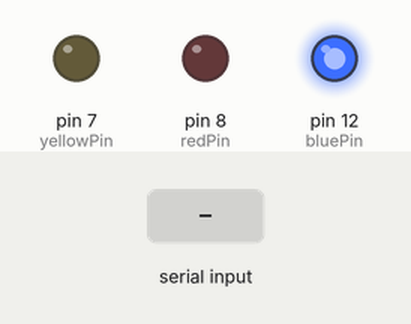
Simulated run of this sketch. Board: Arduino Uno, built with avr-gcc and run on an emulated ATmega328P. Parts: output pins drawn as LEDs (lit = HIGH). Inputs (shaded band) come from the test bench.

Above: at 1.2 s.
1.3 s: "Y" received over Serial
At 2.1 s:
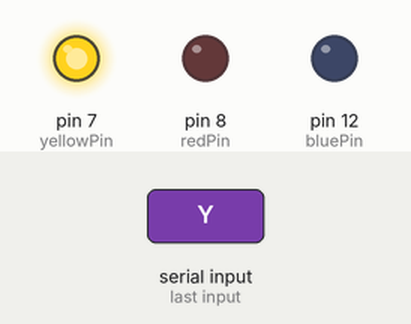
2.8 s: "R" received over Serial
At 3.3 s:
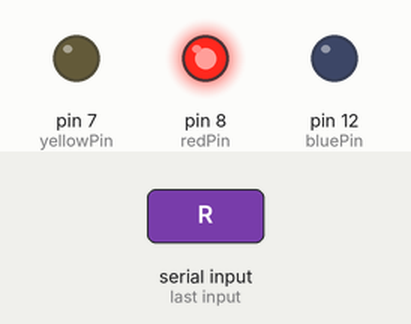
4.3 s: "B" received over Serial
At 5.6 s:
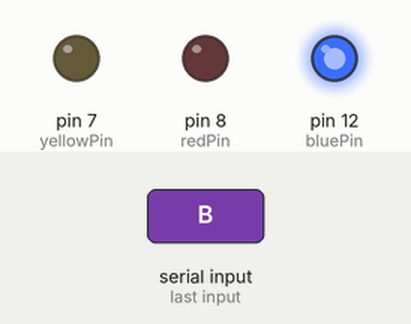
Timing chart, 0 to 7.3 s (numbered marks = the images above; inputs shaded):
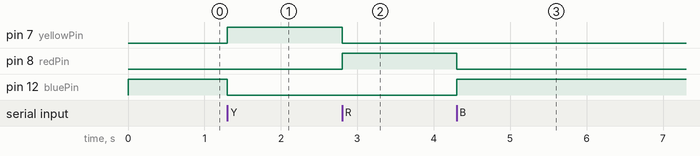

The sketch:

EMG_LEDs.ino
```cpp
/* Code to turn the LEDS on or off depending on received serial commands. Modified from Arduino examples. */

int incomingByte; // variable to read serial data into

int redPin = 8;
int yellowPin = 7;
int bluePin = 12;

void setup() {

  // initialize serial communication
  Serial.begin(9600);

  // set LED pins as outputs
  pinMode(redPin, OUTPUT);
  pinMode(yellowPin, OUTPUT);
  pinMode(bluePin, OUTPUT);

  digitalWrite(bluePin, HIGH);  // initialize to blue
}

void loop() {

  // check if there's incoming data
  if (Serial.available() > 0) {

    // read the oldest byte in the buffer:
    incomingByte = Serial.read();

    if (incomingByte == 'Y') {
      digitalWrite(yellowPin, HIGH);  // yellow
      digitalWrite(redPin, LOW);
      digitalWrite(bluePin, LOW);
    }

    if (incomingByte == 'R') {
      digitalWrite(redPin, HIGH); // red
      digitalWrite(bluePin, LOW);
      digitalWrite(yellowPin, LOW);
    }

    if (incomingByte == 'B') {
      digitalWrite(bluePin, HIGH); // blue
      digitalWrite(redPin, LOW);
      digitalWrite(yellowPin, LOW);
    }
  }
}
```

Measured:
- after the input at 1.3 s, pin 7 (yellowPin): LOW → HIGH at once; pin 12 (bluePin): HIGH → LOW at once
- after the input at 2.8 s, pin 7 (yellowPin): HIGH → LOW at once; pin 8 (redPin): LOW → HIGH at once
- after the input at 4.3 s, pin 8 (redPin): HIGH → LOW at once; pin 12 (bluePin): LOW → HIGH at once
